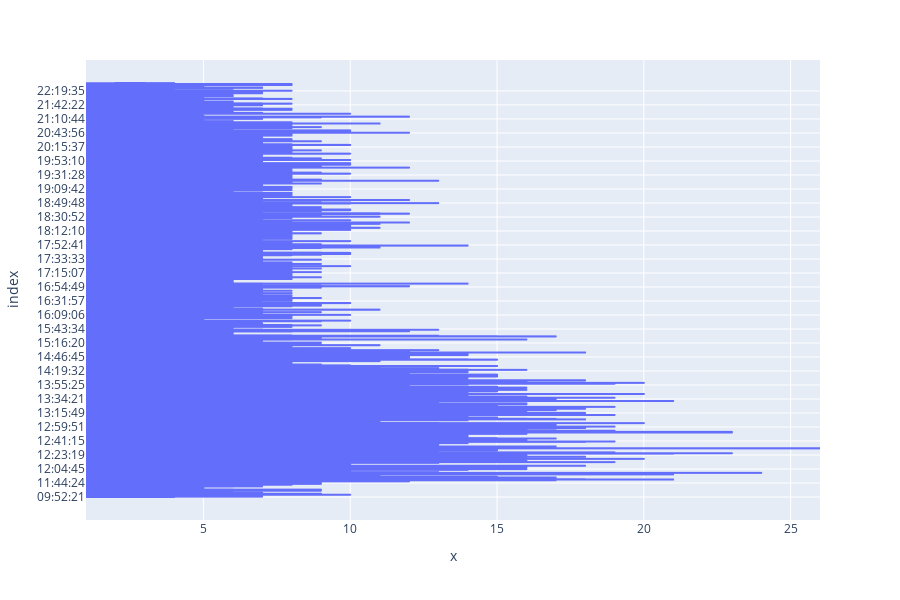

Notebook cell for this chart:
### Code cell
a = pizza_order.groupby(by=pizza_order.index.time)['order_id'].count()
trace = px.line(a,
    y=a.index,
    x=a.values,
    orientation='h',
    height=600
)
trace.update_traces(texttemplate="%{text:.2s}", textposition='top center')

### Figure 1 — Plotly figure (JSON) as saved in the notebook; plotly's stock layout.template omitted (floating-point values rounded to 4 significant figures; data arrays with more than 128 entries replaced by an {"elided": "..."} marker saying what was removed)
{"data": [{"hovertemplate": "x=%{x}<br>index=%{y}<extra></extra>", "legendgroup": "", "line": {"color": "#636efa", "dash": "solid"}, "marker": {"symbol": "circle"}, "mode": "lines", "name": "", "showlegend": false, "textposition": "top center", "texttemplate": "%{text:.2s}", "type": "scattergl", "x": {"elided": "16382 int values"}, "xaxis": "x", "y": {"elided": "16382 str values"}, "yaxis": "y"}], "layout": {"height": 600, "legend": {"tracegroupgap": 0}, "margin": {"t": 60}, "xaxis": {"anchor": "y", "domain": [0, 1], "title": {"text": "x"}}, "yaxis": {"anchor": "x", "domain": [0, 1], "title": {"text": "index"}}}}
